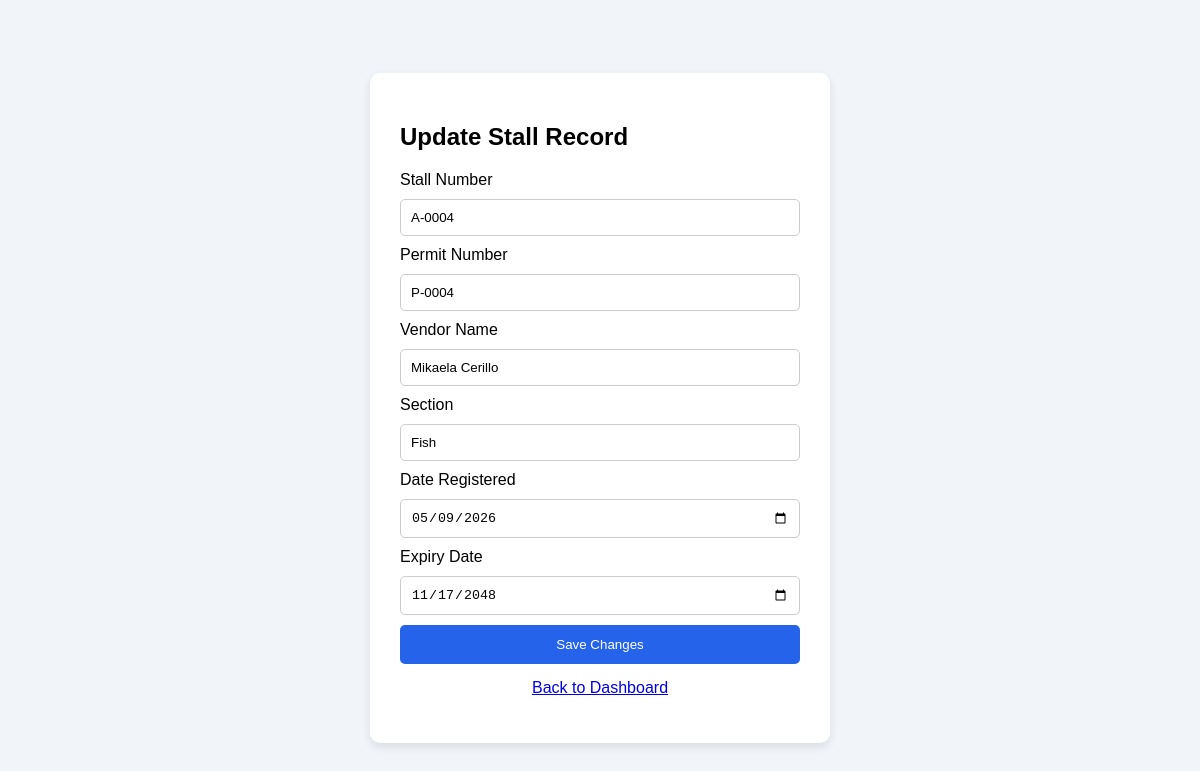
Screenshot of /update/1 with the database file from the repository.
### app.py (models this page shows)
class Stall(db.Model):
    id = db.Column(db.Integer, primary_key=True)
    stall_no = db.Column(db.String(20), nullable=False)
    permit_no = db.Column(db.String(50), nullable=False)
    vendor = db.Column(db.String(100), nullable=False)
    section = db.Column(db.String(50), nullable=True)
    date_registered = db.Column(db.Date, nullable=False)
    expiry_date = db.Column(db.Date, nullable=False)

### app.py (the view, shortened to what this page needs)
@app.route('/update/<int:id>', methods=['GET', 'POST'])
def update(id):
    stall = Stall.query.get_or_404(id)
    return render_template('update.html', stall=stall)

### templates/update.html (shortened to what this page needs)
<!DOCTYPE html>
<html lang="en">
<head>
</head>
<body>
<div class="card">
    <h2>Update Stall Record</h2>
    <form method="POST">
        <label>Stall Number</label>
        <input type="text"
               name="stall_no"
               value="{{ stall.stall_no }}"
               required>
        <label>Permit Number</label>
        <input type="text"
               name="permit_no"
               value="{{ stall.permit_no }}"
               required>
        <label>Vendor Name</label>
        <input type="text"
               name="vendor"
               value="{{ stall.vendor }}"
               required>
        <label>Section</label>
        <input type="text"
               name="section"
               value="{{ stall.section }}">
        <label>Date Registered</label>
        <input type="date"
               name="date_registered"
               value="{{ stall.date_registered }}"
               required>
        <label>Expiry Date</label>
        <input type="date"
               name="expiry_date"
               value="{{ stall.expiry_date }}"
               required>
        <button type="submit">
            Save Changes
        </button>
    </form>
    <p style="text-align:center; margin-top:15px;">
        <a href="/">Back to Dashboard</a>
    </p>
</div>
</body>
</html>

### templates/update.html (style rules this page uses)
body { font-family: Arial; background: #f1f5f9; display: flex; justify-content: center; align-items: center; height: 100vh; }
.card { background: white; padding: 30px; width: 400px; border-radius: 10px; box-shadow: 0 4px 10px rgba(0,0,0,0.1); }
input { width: 100%; padding: 10px; margin: 10px 0; border: 1px solid #ccc; border-radius: 5px; box-sizing: border-box; }
button { width: 100%; padding: 12px; border: none; background: #2563eb; color: white; border-radius: 5px; cursor: pointer; }

### rows the page displays
Stall: stall_no "A-0004", permit_no "P-0004", vendor "Mikaela Cerillo", section "Fish", date_registered "05/09/2026", expiry_date "11/17/2048"
